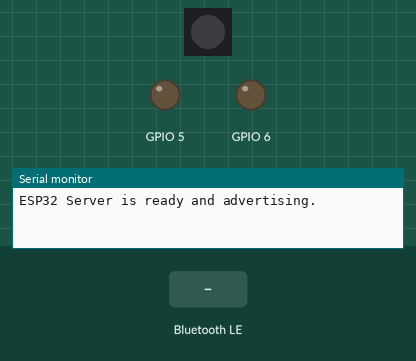
The sketch below on a simulated ESP32-S3. Parts: 1 RGB LEDs in strip order, left to right, output pins drawn as LEDs (lit = HIGH), the last lines printed to the serial monitor. The inputs (shaded band) are chosen by the test bench. Nothing arrives over Bluetooth unless stated; a phone connects over Bluetooth LE 3 s after start.

Above: at 1.2 s.
1.3 s: Bluetooth LE write "1" received
At 2.4 s:
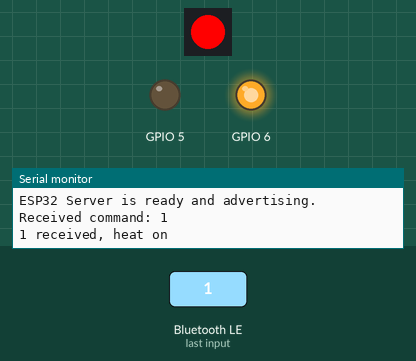
4.3 s: Bluetooth LE write "2" received
At 5.5 s:
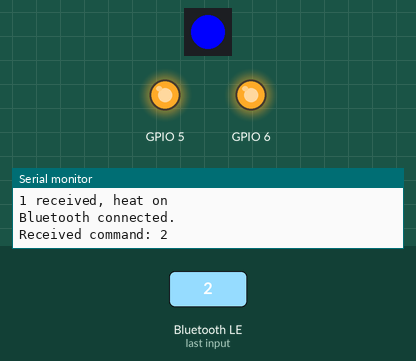
5.8 s: Bluetooth LE write "0" received
At 6.6 s:
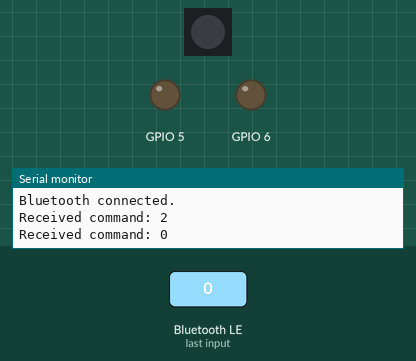
7.3 s: Bluetooth LE write "2" received
At 7.8 s:
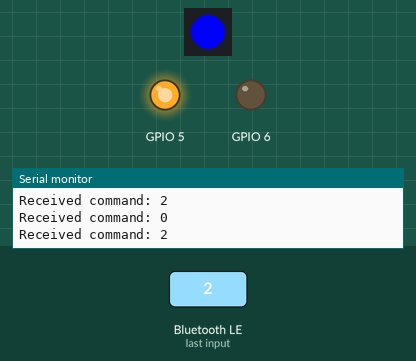
Timing chart, 0 to 9.8 s (numbered marks = the images above; inputs shaded):
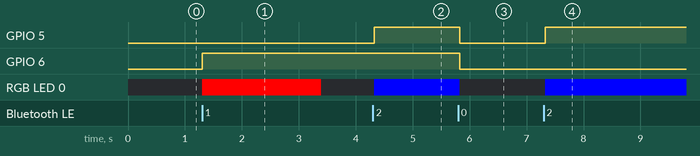

The sketch:

sketch_bleserver.ino
```cpp
#include <Adafruit_NeoPixel.h>
#include <BLEDevice.h>
#include <BLEUtils.h>
#include <BLEServer.h>

#define ledPin 8
#define numPixels 1

Adafruit_NeoPixel rgbLED(numPixels, ledPin, NEO_GRB + NEO_KHZ800);

// BLE service and characteristic UUIDs
#define SERVICE_UUID        "81ca0651-4ef2-4862-9f74-0509985682b8"
#define CHARACTERISTIC_UUID "cba1d466-344c-4be3-ab3f-189f80dd7518"

// Declare handleCommand function here so it is visible to MyCallbacks
void handleCommand(char command);

// Callback to handle incoming BLE data
class MyCallbacks: public BLECharacteristicCallbacks {
  void onWrite(BLECharacteristic *pCharacteristic) {
    String value = pCharacteristic->getValue();
    if (value.length() > 0) {
      char command = value[0];  // Get the first character of the received data
      handleCommand(command);   // Process the command
    }
  }
};

// Callback to handle connection and disconnection events
class ServerCallbacks: public BLEServerCallbacks {
  void onConnect(BLEServer* pServer) {
    Serial.println("Bluetooth connected.");
    // Flash LED blue twice to show connection
    rgbLED.setPixelColor(0, rgbLED.Color(0, 0, 255));  // Set LED to blue
    rgbLED.show();
    delay(131);
    rgbLED.setPixelColor(0, rgbLED.Color(0, 0, 0));  // Turn off LED
    rgbLED.show();
    delay(131);
    rgbLED.setPixelColor(0, rgbLED.Color(0, 0, 255));  // Set LED to blue
    rgbLED.show();
    delay(131);
    rgbLED.setPixelColor(0, rgbLED.Color(0, 0, 0));  // Turn off LED
    rgbLED.show();
    delay(131);

  }

  void onDisconnect(BLEServer* pServer) {
    Serial.println("Client disconnected. Restarting advertising...");
    // Restart advertising when the client disconnects
    BLEDevice::startAdvertising();
  }
};

void setup() {
  Serial.begin(9600);
  rgbLED.begin();
  rgbLED.show();
  rgbLED.begin();
  pinMode(5, OUTPUT);
  pinMode(6, OUTPUT);

  // Initialize BLE server
  BLEDevice::init("ESP32_Server");
  BLEServer *pServer = BLEDevice::createServer();

  // Set server callbacks to monitor connections
  pServer->setCallbacks(new ServerCallbacks());

  // Create BLE service and characteristic
  BLEService *pService = pServer->createService(SERVICE_UUID);
  BLECharacteristic *pCharacteristic = pService->createCharacteristic(
                                         CHARACTERISTIC_UUID,
                                         BLECharacteristic::PROPERTY_WRITE
                                       );

  pCharacteristic->setCallbacks(new MyCallbacks());  // Set the callback to handle data received
  pService->start();

  // Start advertising the BLE service
  BLEAdvertising *pAdvertising = BLEDevice::getAdvertising();
  pAdvertising->addServiceUUID(SERVICE_UUID);
  pAdvertising->start();
  Serial.println("ESP32 Server is ready and advertising.");
}

void loop() {
  // No need to do anything in the loop since the BLE callback handles events
}

// Define handleCommand function
void handleCommand(char command) {
  Serial.print("Received command: ");
  Serial.println(command);
  if (command == '0') {
    rgbLED.setPixelColor(0, rgbLED.Color(0, 0, 0));  // Turn off the LED
    digitalWrite(5, LOW);
    digitalWrite(6, LOW);
  } else if (command == '1') {
    Serial.println("1 received, heat on");
    rgbLED.setPixelColor(0, rgbLED.Color(255, 0, 0));  // Set LED to red
    digitalWrite(6, HIGH);
  } else if (command == '2') {
    rgbLED.setPixelColor(0, rgbLED.Color(0, 0, 255));  // Set LED to blue
    digitalWrite(5, HIGH);
  }
  rgbLED.show();  // Update the LED
}
```

Measured:
- after the input at 1.3 s, GPIO 6: LOW → HIGH at once; RGB LED 0: off → RGB(255, 0, 0) at once, → off 2.1 s later
- after the input at 4.3 s, GPIO 5: LOW → HIGH at once; RGB LED 0: off → RGB(0, 0, 255) at once
- after the input at 5.8 s, GPIO 5, GPIO 6: HIGH → LOW at once; RGB LED 0: RGB(0, 0, 255) → off at once
- after the input at 7.3 s, GPIO 5: LOW → HIGH at once; RGB LED 0: off → RGB(0, 0, 255) at once
